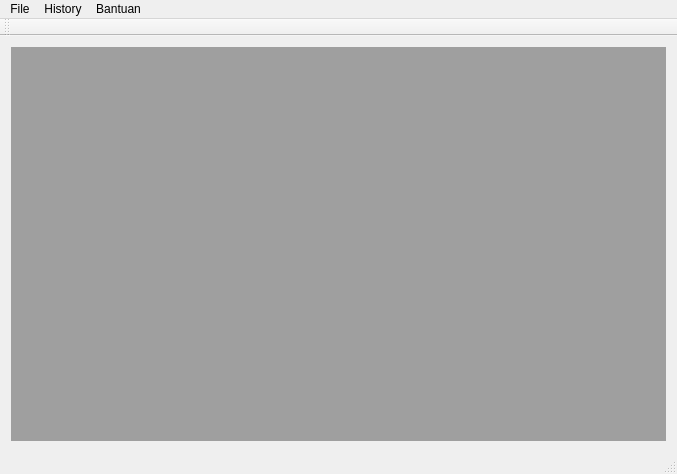
<?xml version="1.0" encoding="UTF-8"?>
<ui version="4.0">
 <class>MainWindow</class>
 <widget class="QMainWindow" name="MainWindow">
  <property name="geometry">
   <rect>
    <x>0</x>
    <y>0</y>
    <width>677</width>
    <height>474</height>
   </rect>
  </property>
  <property name="windowTitle">
   <string>Apliakasi kommas</string>
  </property>
  <property name="windowIcon">
   <iconset resource="res.qrc">
    <normaloff>:/lock-26.png</normaloff>:/lock-26.png</iconset>
  </property>
  <widget class="QWidget" name="centralWidget">
   <layout class="QGridLayout" name="gridLayout_2">
    <item row="0" column="0">
     <layout class="QGridLayout" name="gridLayout">
      <item row="0" column="0">
       <widget class="QMdiArea" name="mdiArea"/>
      </item>
     </layout>
    </item>
   </layout>
  </widget>
  <widget class="QMenuBar" name="menuBar">
   <property name="geometry">
    <rect>
     <x>0</x>
     <y>0</y>
     <width>677</width>
     <height>21</height>
    </rect>
   </property>
   <widget class="QMenu" name="menuFile">
    <property name="title">
     <string>File</string>
    </property>
    <addaction name="actionTambah_enkrpsi_pesan"/>
    <addaction name="actionTambah_dekripsi_pesan"/>
    <addaction name="actionKeluar"/>
   </widget>
   <widget class="QMenu" name="menuTentang">
    <property name="title">
     <string>History</string>
    </property>
    <addaction name="actionDaftarPesanEnkripsi"/>
    <addaction name="actionDaftarPesanDekripsi"/>
    <addaction name="actionHapus_history"/>
   </widget>
   <widget class="QMenu" name="menuTentang_2">
    <property name="title">
     <string>Bantuan</string>
    </property>
    <addaction name="actionTentang"/>
   </widget>
   <addaction name="menuFile"/>
   <addaction name="menuTentang"/>
   <addaction name="menuTentang_2"/>
  </widget>
  <widget class="QToolBar" name="mainToolBar">
   <attribute name="toolBarArea">
    <enum>TopToolBarArea</enum>
   </attribute>
   <attribute name="toolBarBreak">
    <bool>false</bool>
   </attribute>
  </widget>
  <widget class="QStatusBar" name="statusBar"/>
  <action name="actionTambah_enkrpsi_pesan">
   <property name="text">
    <string>Tambah enkrpsi pesan</string>
   </property>
   <property name="shortcut">
    <string>Ctrl+N</string>
   </property>
  </action>
  <action name="actionDaftarPesanEnkripsi">
   <property name="text">
    <string>Pesan enkripsi</string>
   </property>
   <property name="shortcut">
    <string>Shift+E</string>
   </property>
  </action>
  <action name="actionTambah_dekripsi_pesan">
   <property name="text">
    <string>Tambah dekripsi pesan</string>
   </property>
   <property name="shortcut">
    <string>Ctrl+D</string>
   </property>
  </action>
  <action name="actionDaftarPesanDekripsi">
   <property name="text">
    <string>Pesan dekripsi</string>
   </property>
   <property name="shortcut">
    <string>Shift+D</string>
   </property>
  </action>
  <action name="actionTentang">
   <property name="text">
    <string>Tentang</string>
   </property>
  </action>
  <action name="actionKeluar">
   <property name="text">
    <string>Keluar</string>
   </property>
   <property name="shortcut">
    <string>Ctrl+Q</string>
   </property>
  </action>
  <action name="actionHapus_history">
   <property name="text">
    <string>Hapus semua history</string>
   </property>
  </action>
 </widget>
 <layoutdefault spacing="6" margin="11"/>
 <resources>
  <include location="res.qrc"/>
 </resources>
 <connections/>
</ui>
